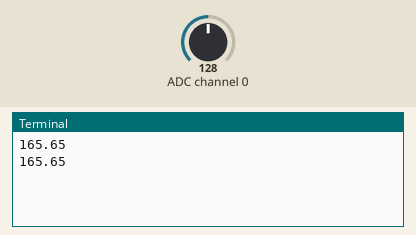
This program was run on a simulated Raspberry Pi (BCM pin numbers). Shown: the last lines printed to the terminal. The test bench sets the inputs (shaded band); at power-on: ADC channel 0 = 128 (analog values on the 0–255 scale).

Above: at 1.2 s.
1.3 s: ADC channel 0 set to 178
At 2.6 s:
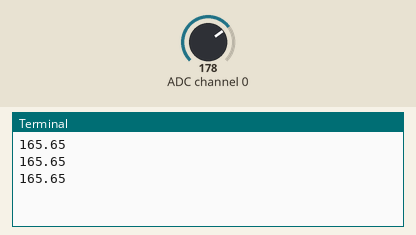
2.8 s: ADC channel 0 set to 224
At 3.8 s:
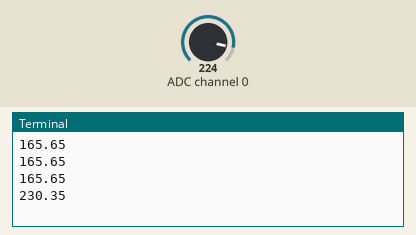
Timing chart, 0 to 5.8 s (numbered marks = the images above; inputs shaded):
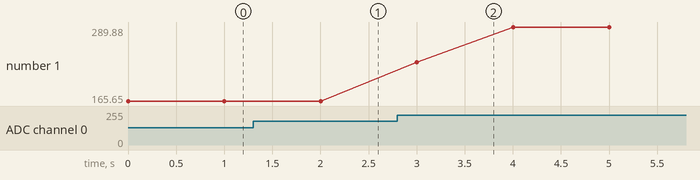

Measured:
- plotted number 1: 165.65 → 289.88 after the input at 2.8 s

The program:

LM_35-temperature.py
```python
import time
import smbus

# 初始化I2C总线
bus = smbus.SMBus(1)

# 设置PCF8591模块地址
address = 0x48

# 设置PCF8591模块通道
channel = 0x44
# channel = 0

# 读取温度数据
def read_temp():
    # 设置PCF8591模块通道
    bus.write_byte(address, channel)

    # 读取LM35模块输出电压
    raw_value = bus.read_byte(address)
    voltage = raw_value / 255 * 3.3

    # 将电压转换为温度，精确到小数点后两位
    temp_c = round(voltage * 100, 2)

    return temp_c

# 测试代码
while True:
    print(read_temp())
    time.sleep(1)

# 关闭I2C总线
bus.close()
```
